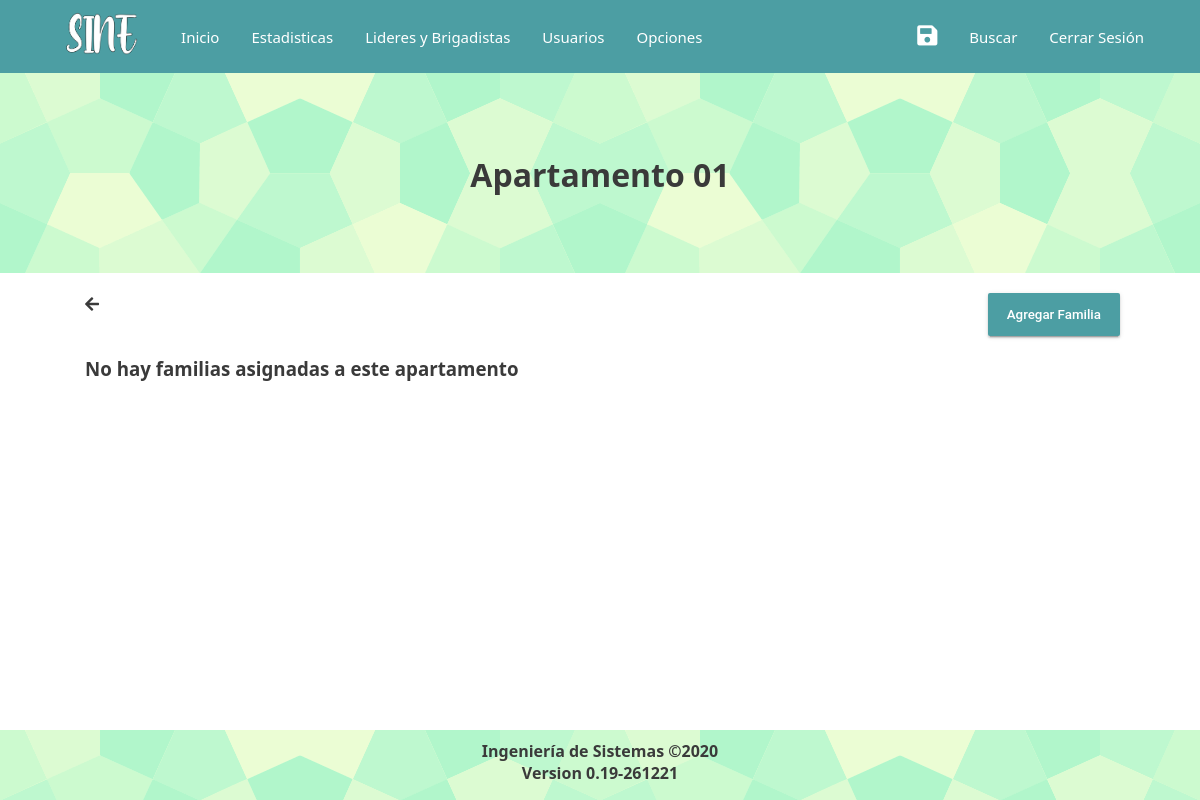
/families.php?id=1 (signed in), run on an earlier commit of the app's database.
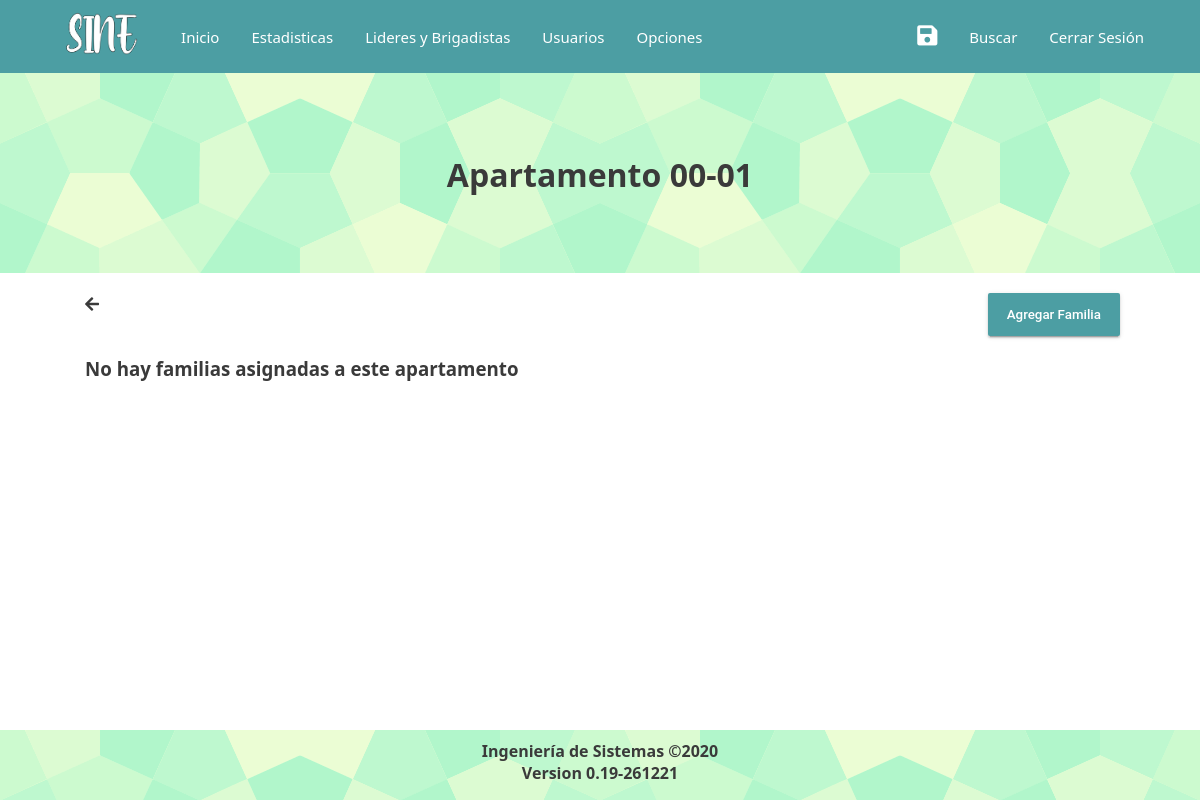
And on a later commit of the database.
### tables this page shows
CREATE TABLE `APARTAMENTO`(
	`ID`INT NOT NULL AUTO_INCREMENT,
	`NUMERO_APARTAMENTO` VARCHAR(5),
	`CODIGO` VARCHAR(255),
	`SERIAL` INT,
	`ANEXO` ENUM('S','N'),
	`ID_BLOQUE` INT(1),
	PRIMARY KEY (`ID`)
);

### includes/functions.php (called while the page is built, shortened)
<?php
	function conexion(){
		$servername = "localhost";
		$username = "root";
		$password = "";
		$dbname = "nedb";
		$conection = new mysqli($servername, $username, $password, $dbname);
		$conection->set_charset("utf8");
		return $conection;
	}
	function familiasPorApartamento($id_apartamento){
		$familias = NULL;
		$conn = conexion();
		$sql = "SELECT ID FROM FAMILIA WHERE ID_APARTAMENTO = $id_apartamento";
		$result = $conn->query($sql);
		return $familias;
	}
	function apartamento($id){
		$apartamento = NULL;
		$conn = conexion();
		$sql = "SELECT APARTAMENTO.*, BLOQUE.NUMERO_BLOQUE AS NRO_BLOQUE FROM APARTAMENTO JOIN BLOQUE ON APARTAMENTO.ID_BLOQUE = BLOQUE.ID WHERE APARTAMENTO.ID = $id";
		$result = $conn->query($sql);
		if ($result->num_rows > 0) {
			$row = $result->fetch_assoc();
			$apartamento['ID'] = $row['ID'];
			$apartamento['NRO_APARTAMENTO'] = $row['NUMERO_APARTAMENTO'];
			$apartamento['ANEXO'] = $row['ANEXO'];
			$apartamento['ID_BLOQUE'] = $row['ID_BLOQUE'];
			$apartamento['NRO_BLOQUE'] = $row['NRO_BLOQUE'];
		}
		return $apartamento;
	}
?>

### families.php (shortened to what this page needs)
<?php
	include_once 'includes/functions.php';
	$id = $_GET['id'];
	$nro_ap = apartamento($id)['NRO_APARTAMENTO'];
	$id_ap = $id;
	$id_bl = apartamento($id)['ID_BLOQUE'];
	$a = apartamento($id)['ANEXO'];
	$apartamento = apartamento($id);
	$familias = familiasPorApartamento($apartamento['ID']);
?>
<!DOCTYPE html>
<html>
	<head>
		<link rel="stylesheet" type="text/css" href="vendor/perfect-scrollbar/perfect-scrollbar.css">
		<link rel="stylesheet" type="text/css" href="css/styleshome.css">
		<link rel="stylesheet" href="css/styleTable.css">
	</head>
	<body>
		<?php include("includes/navbar.php");?>
			<div class="welcome">
				<?php if ($a == 'S'): ?>
				<h1>Anexo <?php echo $nro_ap ?></h1>
				<?php else: ?>
				<h1>Apartamento <?php echo $nro_ap ?></h1>
				<?php endif ?>
				</div>
				<div class="container">
					<div class="center Btn-menu">
					<a class="left" href="apartments.php?id=<?php echo $id_bl ?>" title="Volever"><i class="fas fa-arrow-left"></i></a>
					<a href="addfamily.php?apartamento=<?php echo $id_ap ?>"><button>Agregar Familia</button></a>
					</div>
					<?php if ($familias != null && isset($personas)): ?>
						<?php for ($i = 0; $i < count($familias); $i++):  ?>
							<?php if (isset($personas[$i])): ?>
								<div class="center">
									<h2>Familia <?php echo $personas[$i][0]['FAMILIA'] ?></h2>
									<a class="btn-families" href="afamily.php?id=<?php echo $familias[$i]['ID']?>" title="Ver detalles de la familia"><i class="fas fa-info-circle"></i></a>
									<a class="btn-families" href="#" title="Eliminar Familia" onclick="Confirmar(4, <?php echo $familias[$i]['ID'] ?>, <?php echo $id_ap ?>)"><i class="fas fa-eraser"></i></a>
								</div>
								<div class="container-table100">
									<div class="wrap-table100">
										<div class="table100 ver1">
											<div class="wrap-table100 js-pscroll">
												<div class="table100-nextcols">
													<table>
														<thead>
															<tr class="row100 head">
																<th class="cell100 column1">Nombres</th>
																<th class="cell100 column2">Apellidos</th>
																<th class="cell100 column3">Genero</th>
																<th class="cell100 column4">DNI</th>
																<th class="cell100 column5">Jefe de familia</th>
																<th class="cell100 column6">Telefono</th>
																<th class="cell100 column7">Fecha de nacimiento</th>
																<th class="cell100 column8">Serial del Carnet de la Patria</th>
																<th class="cell100 column8">Codigo del Carnet de la Patria</th>
															</tr>
														</thead>
														<?php for ($j = 0; $j < count($personas[$i]); $j++): ?>
															<tbody>
																<tr class="row100 body">
																	<td class="cell100 column1"><?php echo $personas[$i][$j]['NOMBRES'] ?></td>
																	<td class="cell100 column2"><?php echo $personas[$i][$j]['APELLIDOS'] ?></td>
																	<td class="cell100 column3"><?php echo $personas[$i][$j]['GENERO'] ?></td>
																	<td class="cell100 column4"><?php echo $personas[$i][$j]['DNI'] ?></td>
																	<td class="cell100 column5"><?php echo $personas[$i][$j]['POSICION'] ?></td>
																	<td class="cell100 column6"><?php echo $personas[$i][$j]['TELEFONO'] ?></td>
																	<td class="cell100 column7"><?php echo $personas[$i][$j]['FECHA_NAC'] ?></td>
																	<td class="cell100 column8"><?php echo $personas[$i][$j]['SERIAL_CARNET'] ?></td>
																	<td class="cell100 column8"><?php echo $personas[$i][$j]['CODIGO_CARNET'] ?></td>
																</tr>
															</tbody>
														<?php endfor ?>
													</table>
												</div>
											</div>
										</div>
									</div>
								</div>
					<?php endif ?>
				<?php endfor ?>
					<?php else: echo "<h3 class='center'>No hay familias asignadas a este apartamento</h3>" ?>
				<?php endif ?>
		</div>
	<?php include("includes/footer.php")?>

What changed in the data, as far as the page shows it:
changed apartamento: NUMERO_APARTAMENTO "01" → "00-01"
